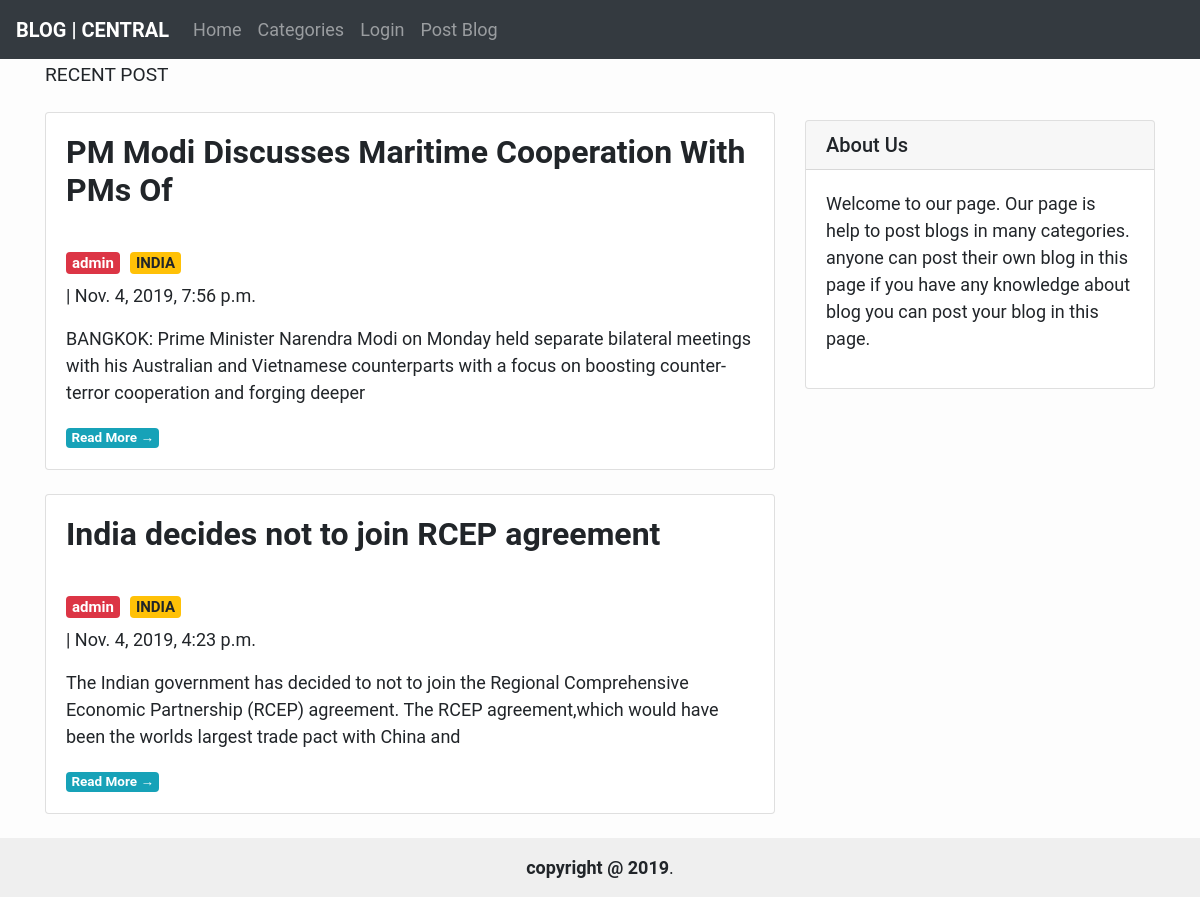
The app's page /feed with its own data.
### blog/models.py (models this page shows)
class Choice(models.Model):
    user = models.ForeignKey(User,on_delete=CASCADE)
    title = models.CharField(max_length=50)
    pub_date = models.DateTimeField(auto_now_add=True)
    url = models.URLField(null=True, blank=True)
    category = models.ForeignKey(Question,on_delete=CASCADE)
    choice_text = models.TextField()

class Question(models.Model):
    question_text = models.CharField(max_length=200)
    pub_date = models.DateTimeField('date published')
    def __str__(self):
        return self.question_text

### blog/views.py (the view)
# urls.py: path('feed', views.PostList.as_view(), name='home'),
class PostList(generic.ListView):
    queryset = Choice.objects.order_by('-pub_date')
    template_name = 'feed.html'
    paginate_by = 5

### blog/templates/feed.html (shortened to what this page needs)
{% extends "base.html" %}
{% block content %}
<div class="container">
<h4><small>RECENT POST</small></h4>
    <div class="row">
        <div class="col-md-8 mt-3 left">
            {% for choice in choice_list.all %}
            <div class="card mb-4">
                <div class="card-body">
                    <h2 class="card-title" style="font-weight: bold;">{{ choice.title }}</h2>
                    <h5><span style="margin-right: 10px;"class="badge badge-danger">{{ choice.user }}</span><span class="badge badge-warning">{{choice.category}}</span></h5> | {{ choice.pub_date}} </p>
                    <p class="card-text">{{choice.choice_text|slice:":200" }}</p>
                    <a href="{% url 'post_detail' choice.pk %}" class="badge badge-info">Read More &rarr;</a>
                </div>
            </div>
            {% endfor %}
        </div>
         {% include 'sidebar.html' %}
    </div>
</div>
{%endblock%}

### blog/templates/base.html (shortened to what this page needs)
<!DOCTYPE html>
<html>
    <head>
  <link rel="stylesheet" href="https://maxcdn.bootstrapcdn.com/bootstrap/4.3.1/css/bootstrap.min.css">
    </head>
    <body>
  <nav class="navbar navbar-expand-lg navbar-dark bg-dark">
  <a style="font-weight: bold; "class="navbar-brand" href="{% url 'home' %}">BLOG | CENTRAL</a>
  <div class="collapse navbar-collapse" id="navbarSupportedContent">
    <ul class="navbar-nav mr-auto">
      <li class="nav-item">
        <a class="nav-link" href="{% url 'home' %}">Home</a>
      </li>
      <li class="nav-item">
      <a class="nav-link" href="{%url 'index' %}">Categories</a></li>
      {% if user.is_authenticated %}
      <li class="nav-item">
        <a class="nav-link" href="{% url 'dashboard' %}">{{ request.user.username }}</a>
      </li>
        {% else %}
      <li class="nav-item">
        <a class="nav-link" href="/login">Login</a>
      </li>
      {% endif %}
      <li class="nav-item">
        <a class="nav-link" href="{% url 'form' %}">Post Blog</a>
        </li>
    </ul>
  </div>
</nav>
{% block content %}
{% endblock %}
<div class="footer"><strong>copyright @ 2019</strong>.</div>
</body>
</html>

### blog/templates/sidebar.html (shortened to what this page needs)
{% block sidebar %}
<div class="col-md-4 float-right ">
<div class="card my-4">
        <h5 class="card-header">About Us</h5>
    <div class="card-body">
    <p>Welcome to our page. Our page is help to post blogs in many categories. anyone can post their own blog in this page if you have any knowledge about blog you can post your blog in this page.</p>
    </div>
</div>
</div>
{% endblock sidebar %}

### blog/templates/base.html (style rules this page uses)
body { font-family: "Roboto", sans-serif; font-size: 17px; background-color: #fdfdfd; }
.footer { position: bottom; right: 0; bottom: 0; left: 0; padding: 1rem; background-color: #efefef; text-align: center; }

### blog/templates/feed.html (style rules this page uses)
body { font-family: "Roboto", sans-serif; font-size: 18px; background-color: #fdfdfd; }
.card { box-shadow: 0; }

### blog/templates/sidebar.html (style rules this page uses)
.card { box-shadow: 0 ; }

### records on screen
Choice: title "PM Modi Discusses Maritime Cooperation With PMs Of", user "admin", category "INDIA", pub_date "Nov. 4, 2019, 7:56 p.m.", choice_text "BANGKOK: Prime Minister Narendra Modi on Monday held separate bilateral meetings with his Australian and Vietnamese counterparts with a focus on boosting counter-terror cooperation and forging deeper"
Choice: title "India decides not to join RCEP agreement", user "admin", category "INDIA", pub_date "Nov. 4, 2019, 4:23 p.m.", choice_text "The Indian government has decided to not to join the Regional Comprehensive Economic Partnership (RCEP) agreement. The RCEP agreement,which would have been the worlds largest trade pact with China and"
